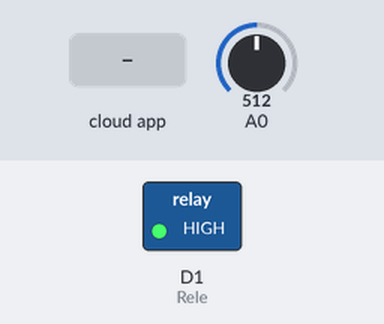
Recording of a sketch running on a simulated ESP8266 (NodeMCU). On the bench: switched loads named in the sketch (green lamp = pin HIGH). Inputs (shaded band) come from the test bench; at power-on: A0 = 512. WiFi joins after 1.5 s; servers stay silent unless stated; the Firebase database answers and starts empty; what the sketch prints to the serial monitor is not drawn.

Above: at 4.7 s.
4.8 s: A0 set to 489
7.3 s: the phone or cloud app sets StatusOperacao to 1
At 12.4 s:
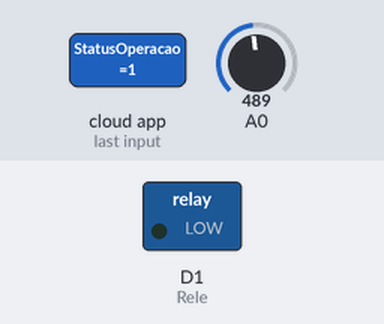
15.4 s: the phone or cloud app sets StatusOperacao to 0
At 21.2 s:
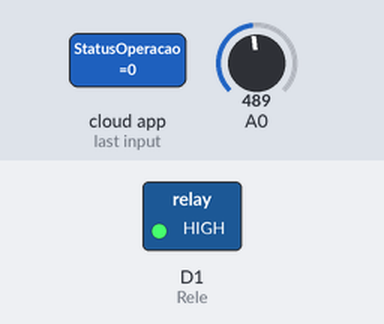
21.5 s: A0 set to 306
24.0 s: A0 set to 292
Timing chart, 0 to 27.0 s (numbered marks = the images above; inputs shaded):
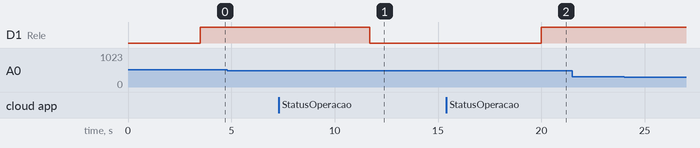

Measured:
- after the input at 4.8 s, every drawn part: stays the same
- after the input at 7.3 s, D1 (Rele): HIGH → LOW after 4.4 s
- after the input at 15.4 s, D1 (Rele): LOW → HIGH after 4.6 s
- after the input at 21.5 s, every drawn part: stays the same
- after the input at 24.0 s, every drawn part: stays the same

The sketch:

SoilMonitorV3.ino
```cpp
#include <ESP8266WiFi.h>                                                // esp8266 library
#include "FirebaseESP8266.h"

int Rele = D1;
//defines
#define FIREBASE_HOST "https://soilmonitor-c8855.firebaseio.com"
#define FIREBASE_AUTH "Skau3AP0ZQG90aF90eLTkvvStrBwCL6qVKA7hVtU"
#define SSID_REDE "LAPTOP-S145"  //coloque aqui o nome da rede que se deseja conectar
#define SENHA_REDE "L;987o99"

#define    L1        300
#define    L2        500

WiFiClient client;
FirebaseData firebaseData;

int ValorRecuperado = 0x00;
bool OperacaoStatusBomba;
String path = "/SoilMonitor_USJT";

void FazConexaoWiFi(void);
void VerificarStatusOperacoes(void);
void RealizaLeituraSensor(int level1, int level2);

//Função: faz a conexão WiFI
//Parâmetros: nenhum
//Retorno: nenhum
void FazConexaoWiFi(void)
{
    client.stop();
    Serial.println("Conectando-se à rede WiFi...");
    Serial.println();
    delay(1000);
    WiFi.begin(SSID_REDE, SENHA_REDE);

    while (WiFi.status() != WL_CONNECTED)
    {
        delay(500);
        Serial.print(".");
    }

    Serial.println("");
    Serial.println("WiFi connectado com sucesso!");
    Serial.println("IP obtido: ");
    Serial.println(WiFi.localIP());
    Firebase.begin(FIREBASE_HOST, FIREBASE_AUTH);
    Firebase.reconnectWiFi(true);
    Firebase.setReadTimeout(firebaseData, 600 * 60);
    Firebase.setwriteSizeLimit(firebaseData, "tiny");
    delay(100);
    Firebase.setString(firebaseData, path + "/Sensor/ConectadoIP", WiFi.localIP().toString());
    delay(300);
    Firebase.setBool(firebaseData, path + "/BombaSubmersivel/StatusOperacao" ,false);
    delay(300);
}

void setup() {
 Serial.begin(9600);
  FazConexaoWiFi();
  Serial.println("Soil Monitor (USJT)");
  pinMode(Rele, OUTPUT);
  digitalWrite(Rele, HIGH); //Desliga rele 1
}

void loop() {

    VerificarStatusOperacoes();

    delay(1000);

    RealizaLeituraSensor(L1, L2);

    delay(1000);

    if(OperacaoStatusBomba){
        digitalWrite(Rele, LOW);
        delay(100);///Desliga rele 1
    }
    else {
      digitalWrite(Rele, HIGH);
      delay(100);//Desliga rele 1
    }
}

void VerificarStatusOperacoes() {

  if (Firebase.getBool(firebaseData, "/SoilMonitor_USJT/BombaSubmersivel/StatusOperacao")) {

        if (firebaseData.dataType() == "boolean") {
            OperacaoStatusBomba = firebaseData.boolData();
          }
        } else {
           Serial.println(firebaseData.errorReason());
      }
}

void RealizaLeituraSensor(int level1, int level2)
{
    //lê valor do sinal analógico e salva em ValorRecuperado
    ValorRecuperado = analogRead(0);
    delay(500);
    Serial.print((String)+  " Lendo Sensor: " + ValorRecuperado + " " );
    delay(500);

// ================================================================
  if (ValorRecuperado < level1)             //identifica nível de umidade 0
  {
    Serial.println(" Status: Sem previsão de Chuva");
    Firebase.setString(firebaseData, path + "/SensorChuva/Status", "Sem Chuva");
    delay(100);
    Firebase.setInt(firebaseData, path + "/SensorChuva/DensidadeChuva", 0);
    delay(500);
  }
// ================================================================
  else if (ValorRecuperado <= level2 && ValorRecuperado >= level1)   //identifica nível de umidade 1
  {
    Serial.println(" Status: Chuva Moderada");
    Firebase.setString(firebaseData, path + "/SensorChuva/Status", " Chuva moderada");
    delay(100);
    Firebase.setInt(firebaseData, path + "/SensorChuva/DensidadeChuva", 50);
    delay(500);
  }
// ================================================================
  else if (ValorRecuperado >= level2)   //identifica nível de umidade 2
  {
    Serial.println(" Status: Chuva Intensa");
    Firebase.setString(firebaseData, path + "/SensorChuva/Status", "Chuva Intensa");
    delay(100);
    Firebase.setInt(firebaseData, path + "/SensorChuva/DensidadeChuva", 90);
    delay(500);
  }
}
```
